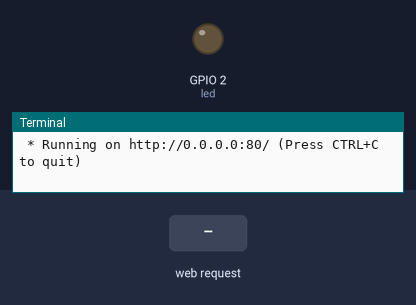
Bench run of a program on a simulated Raspberry Pi (BCM pin numbers). Parts: output pins drawn as LEDs (lit = HIGH), the last lines printed to the terminal. The inputs (shaded band) are chosen by the test bench. The clock reads 2024-03-15 10:24:30 at power-on unless the program sets it.

Above: at 1.2 s.
1.3 s: HTTP request for /on/on received
At 1.7 s:
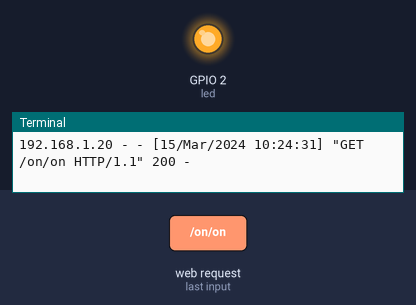
4.3 s: HTTP request for /on/off received
At 5.2 s:
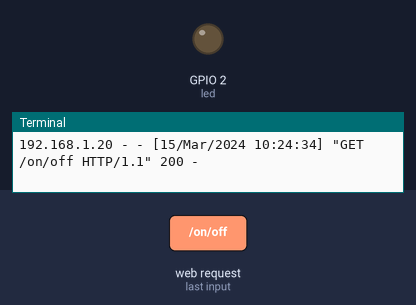
Timing chart, 0 to 7.3 s (numbered marks = the images above; inputs shaded):
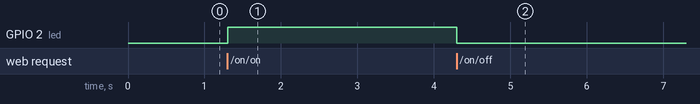

The program:

204WebServerLED_2025Spring.py
```python
#----------------------------------------------------------------
#
#             LED Control from android app
#
#In this program, LED on Rpi5 will be connected through
#GPIO2, below code work with android app,will turn the LED on/off
#
#Program:204WebServerLED_2025Spring.py
#Date:04/26/2025
#Author: X.Tang
#Version: 1.0  Initial
#  1.1  Add ...
#-----------------------------------------------------------------

from flask import Flask, render_template
from gpiozero import LED

app = Flask(__name__)

led = LED(2)

#
#start the main program loop, read command from android app
#through local web server, decode the msg and control LED
#

@app.route("/<device>/<action>")

def action(device, action):
    actuator = LED
    if action == 'on':
        led.on()
    if action == 'off':
        led.off()
    return ""

if __name__ == '__main__':
    app.run(debug=True, port=80, host='0.0.0.0', use_reloader=False)
```

Measured:
- after the input at 1.3 s, GPIO 2 (led): LOW → HIGH at once
- after the input at 4.3 s, GPIO 2 (led): HIGH → LOW at once
